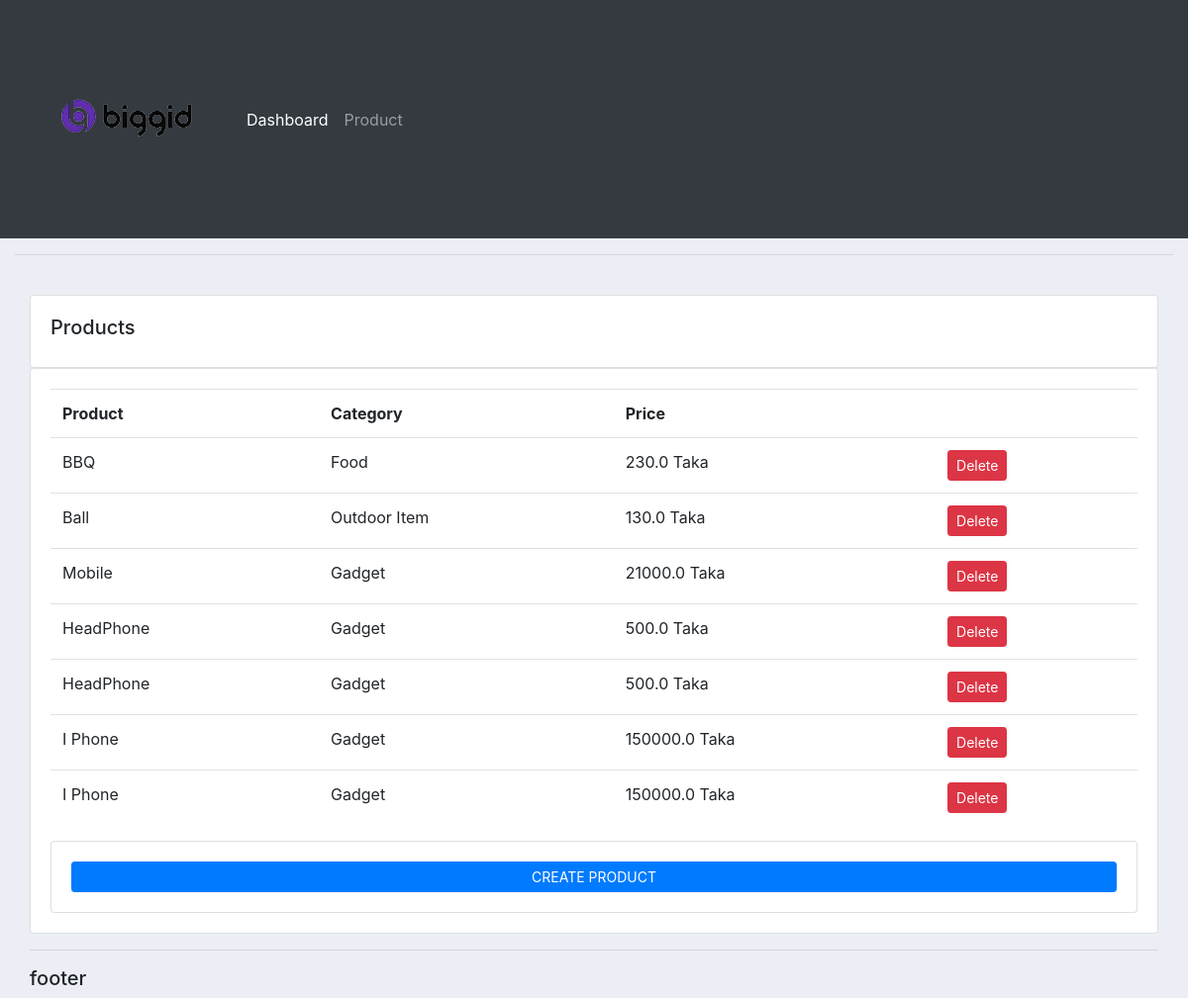
/product/, run on an earlier commit of the app's database.
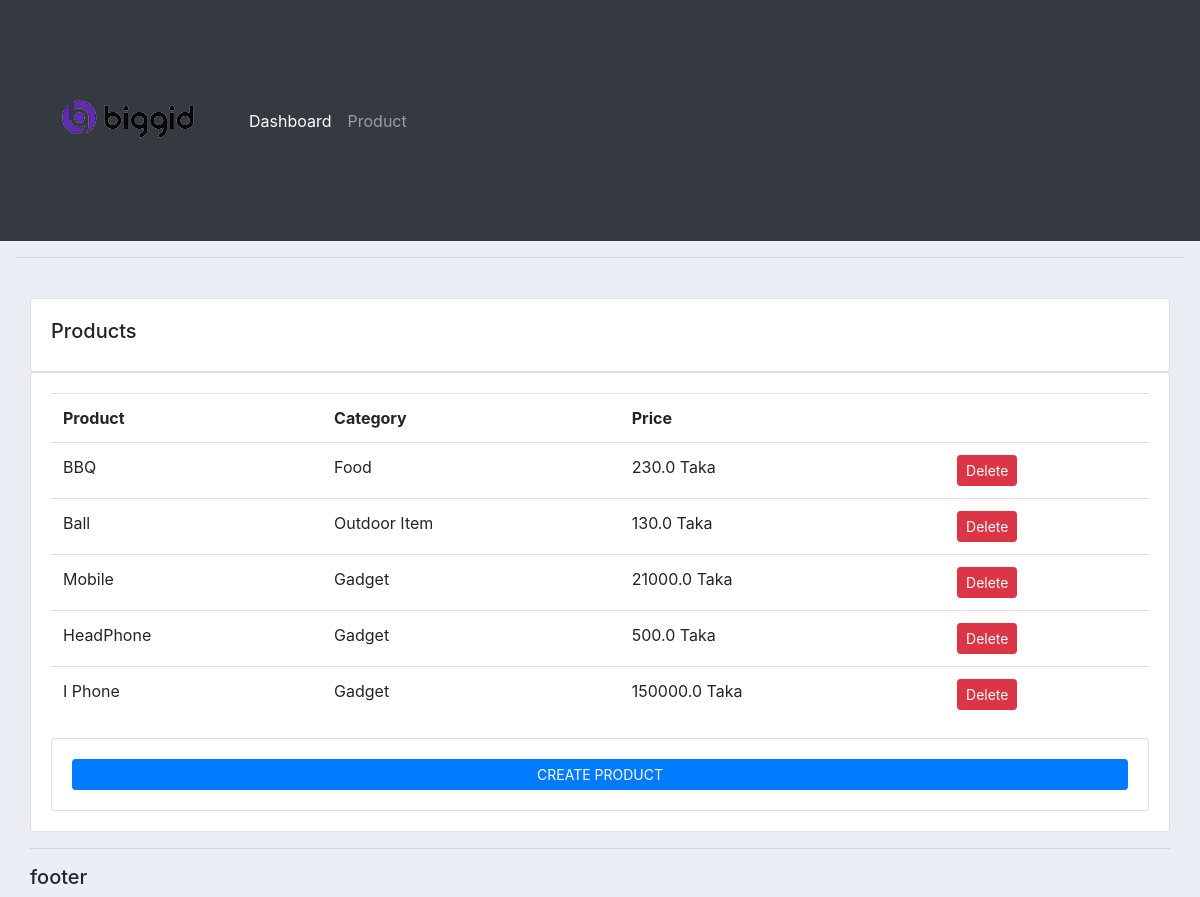
And on a later commit of the database.
### accounts/models.py (models this page shows, shortened)
class Product(models.Model):
    CATEGORY = (
        ('Food', 'Food'),
        ('Outdoor Item', 'Outdoor Item'),
        ('Gadget', 'Gadget'),
    )
    name = models.CharField(max_length=200, null=True)
    price = models.FloatField(null=True)
    category = models.CharField(max_length=200, null=True, choices=CATEGORY)
    Description = models.CharField(max_length=200, null=True, blank=True)
    date_created = models.DateTimeField(auto_now_add=True, null=True)
    tags = models.ManyToManyField(Tag)

### accounts/views.py (the view)
# urls.py: path('product/', views.product, name='product'),
def product(request):
    products = Product.objects.all()
    return render(request, 'accounts/product.html', {'products': products})

### accounts/templates/accounts/product.html (shortened to what this page needs)
{% extends 'accounts/main.html' %} {% block content %}
<div class="container-fluid">
  <br />
  <div class="row">
    <div class="col-md">
      <div class="card card-body">
        <h5>Products</h5>
      </div>
      <div class="card card-body">
        <table class="table">
          <tr>
            <th>Product</th>
            <th>Category</th>
            <th>Price</th>
            <th></th>
          </tr>
          {% for i in products %}
          <tr>
            <td>{{i.name}}</td>
            <td>{{i.category}}</td>
            <td>{{i.price}} Taka</td>
            <td>
              <a
                class="btn btn-sm btn-danger"
                href="{% url 'delete_product' i.id %}"
                >Delete</a
              >
            </td>
          </tr>
          {% endfor %}
        </table>
        <div class="card card-body">
          <a
            class="prevent-submit btn btn-primary btn-sm btn-block"
            href="{% url 'CreateProduct' %}"
            >CREATE PRODUCT</a
          >
        </div>
      </div>
    </div>
  </div>
  {% endblock %}

What changed in the data, as far as the page shows it:
removed Product: name "HeadPhone", category "Gadget", price "500.0"
removed Product: name "I Phone", category "Gadget", price "150000.0"
